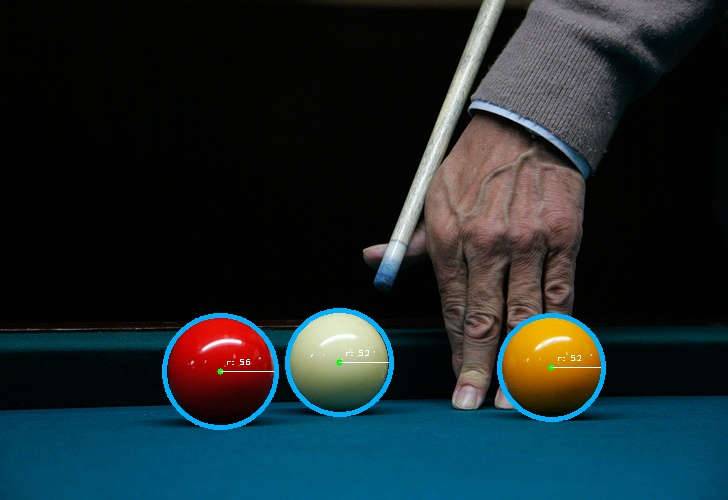
//> input picture Circles/billar90.jpg, 728 x 500 px
$ ./main billar90.jpg 100   (built with g++ and OpenCV 4)
//> lines starting //> are read from the running program, lines starting //| are printed output that depends on the picture; after the words box and inside, x2 and y2 are one past the last pixel; in counts of white or black regions, pixels touching at a corner belong together
### libs/Neighborhood.h
#ifndef __NEIGHBORHOOD_H_INCLUDED__
#define __NEIGHBORHOOD_H_INCLUDED__

#include "opencv2/opencv.hpp"

class Neighborhood {
public:
    cv::Vec3b oned_neighborhood[9];

    void push(uchar r, uchar g, uchar b, int x);
    int sum(int index);
    cv::Vec3b pixel(int index);
    Neighborhood();
};

#endif // __NEIGHBORHOOD_H_INCLUDED__

### libs/Kernel.h
#ifndef __KERNEL_H_INCLUDED__
#define __KERNEL_H_INCLUDED__

#include <iostream>
#include <vector>

#include "Coordinate.h"

class Kernel {
    private:
        Coordinate anchor;
        std::vector<std::vector<int> > kernel { {1,0,1},
                                                {-2,0,2},
                                                {1,0,1} };
    public:
        // Ctors
        Kernel(std::vector<std::vector<int> > v);
        Kernel(std::vector<std::vector<int> > v, Coordinate anchor);

        // Operators Overloads
        void operator <<=(std::vector<std::vector<int> > v);
        int operator [](Coordinate coo);

        class Proxy {
            public:
                Proxy(std::vector<int> _vector) : _vector(_vector) { }

                int operator[](int index) {
                    if(!(index >= _vector.size()))
                        return _vector[index];
                    else
                        std::cerr << "Out of Range error in Y axis: " << std::endl;
                }
            private:
                std::vector<int> _vector;
        };
        Proxy operator[](int index);

        // Bills the destroyer
        ~Kernel();

};

#endif // __KERNEL_H_INCLUDED__

### libs/Filters.h
#ifndef __FILTERS_H_INCLUDED__
#define __FILTERS_H_INCLUDED__

#include "opencv2/opencv.hpp"
#include "Coordinate.h"
#include "Kernel.h"

void ComputeMedian(int& x, int& y, cv::Mat& img, cv::Mat& out_img); // Actual filter algorithm
void MedianFilter(cv::Mat& img, cv::Mat& out_img); // Faster median algoritm

void Convolution(cv::Mat& img, cv::Mat& out_img, Kernel& kernel, int bias = 0);

#endif // __FILTERS_H_INCLUDED__

### libs/Shape.h
#ifndef __SHAPE_H_INCLUDED__
#define __SHAPE_H_INCLUDED__

#include <iostream>
#include <vector>

#include "opencv2/opencv.hpp"
#include "Coordinate.h"

class Shape {
    private:
        std::vector<Coordinate> body;
        std::string name;
        Coordinate centerOfMass;
        cv::Vec3b color;
        std::vector<Coordinate> box;
        int sumX = 0;
        int sumY = 0;
        int q = 0;
    public:
        Shape();
        Shape(std::string name);
        void addCoordinate(Coordinate point);
        void setName(std::string name);
        void setCenterOfMass(Coordinate center);
        void putValues(int sumX, int sumY, int q);
        void calculateCenter();
        Coordinate getCenterofMass();
        std::vector<Coordinate> getBoundingBox();
        std::string getName();
        std::string getID();

};
#endif // __SHAPE_H_INCLUDED__

### libs/Coordinate.h
#ifndef __COORDINATE_H_INCLUDED__
#define __COORDINATE_H_INCLUDED__

class Coordinate {
public:
    int x;
    int y;
    Coordinate(int x, int y);
    Coordinate();
};

#endif // __COORDINATE_H_INCLUDED__

### libs/Utils.cpp
#include <iostream>
#include <stack>
#include <set>
#include <map>

#include "Utils.h"
#include "Filters.h"

/// RAD = 0.017453293f (π / 180). Used to convert to radians
#define RAD 0.017453293f

std::vector<cv::Vec3b> neighbors;

/// Gets the standard deviation value of an image
// [29 lines left out: function GetStandardDeviaton, not called in this run]


/// Standard deviation algorithm
template <class T>
// [41 lines left out: functions StandardDeviation, GetMean, not called in this run]

/// Mean algorithm
template <class T>
// [325 lines left out: functions Mean, Median, SpecialReplacePixels, FloodFill, DetectDamages, DetectShapes and 2 more, not called in this run]

template <typename T>
// [229 lines left out: functions FindItem, CalcROIHistogram, CustomDetectLines, DetectLines, GetLines, DrawLines, not called in this run]

///
/// Hough Circles Transform
/// @param:
///     cv::Mat &inImg: input image
///      cv::Mat &outImg: output image
///      int threshold: [auto if not defined]
///      int minRadius: [20 if not defined],
///      int maxRadius: [250 if not defined],
///      int step : [4 if not defined]
void DetectCircles(cv::Mat &inImg, cv::Mat &outImg, int threshold, int minRadius, int maxRadius, int step)
{
    const int width = inImg.cols;
    const int height = inImg.rows;

    const int accuH = height;
    const int accuW = width;

    ///
    /// Accumulator for votes -> memory block
    /// Set to nullptr because another function will manage the accumulator (free and fill)
    /// And another function will read from it
    /// So I need it in the same scope
    unsigned int* accumulator = nullptr;

    // [(x₀, y₀), radius]
    // Go to Utils.h for the definition of circleStruct
    circleStruct circles;

    if (step <= 0)
        step = 2;

    /// Iterate
    for (int radius = minRadius; radius < maxRadius; radius = radius + step)
    {
        HoughCircleTransform(inImg.data, width, height, radius, accumulator);

        if (threshold == 0)
            threshold = 0.85 * (2.0 * (double)radius * M_PI);

        //Search the accumulator
        GetCircles(threshold, circles, radius, accumulator, accuH, accuW);

    } //.For each radius in value

    DrawCircles(outImg, circles);

    // Dealloc memory
    free(accumulator);

    std::cout << "Finished" << std::endl;
    //cv::imshow("out", outImg);
    //cv::waitKey(360000);
}

///
/// In charge of accumulating votes
// [542 lines left out: functions HoughCircleTransform, GetCircles, DrawCircles, DetectEllipses, findMaximum, DirectNeighbors, not called in this run]

### Circles/main.cpp
#include <iostream>
#include <chrono>
#include <numeric>

#include "opencv2/opencv.hpp"
#include "Utils.h"
#include "Filters.h"

using namespace std;
using namespace cv;

int main(int argc, char** argv)
{
    Mat colorImg = imread(argv[1], CV_LOAD_IMAGE_COLOR);
//> colorImg is the input picture: 500 rows x 728 cols, CV_8UC3; mean B, G, R 44.7, 41.1, 28.2
    Mat inImg = imread(argv[1], CV_LOAD_IMAGE_GRAYSCALE);
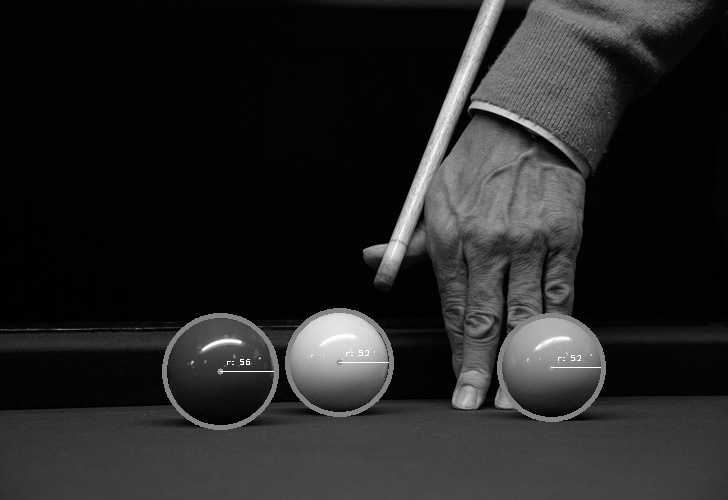
//> inImg: 500 rows x 728 cols, CV_8UC1; min 0, max 255, mean 37.6
    Mat joinImg = cv::Mat::zeros(inImg.size(), inImg.type());

    int threshold = 0;

    ///
    /// If a second parameter is given.
    /// Assume its the threshold value
    /// Note: atoi() will treat any invalid parameter as 0
    if (argc >= 3)
        threshold = atoi(argv[2]);
//> threshold = 100

    ///
    /// Create output filename
    std::string filename(argv[1]);
//> filename = "billar90.jpg"
    std::string extension = ".jpg";

    // find the last dot '.'
    size_t pos = filename.find_last_of(".");
//> pos = 8

    // make sure the poisition is valid
    if (pos != string::npos)
        extension = filename.substr(pos+1);
//> extension = "jpg"
    else
        std::cout << "Coud not find . in the string\n";

    std::string outputFileName = "detectedCircles." + extension;
//> outputFileName = "detectedCircles.jpg"

    /// Canny is way more fast than two sobel convolutions.
    /// TODO: Implement Canny detection.
    cv::blur(inImg, joinImg, cv::Size(5,5));
    cv::Canny(joinImg, joinImg, 100, 150, 3);
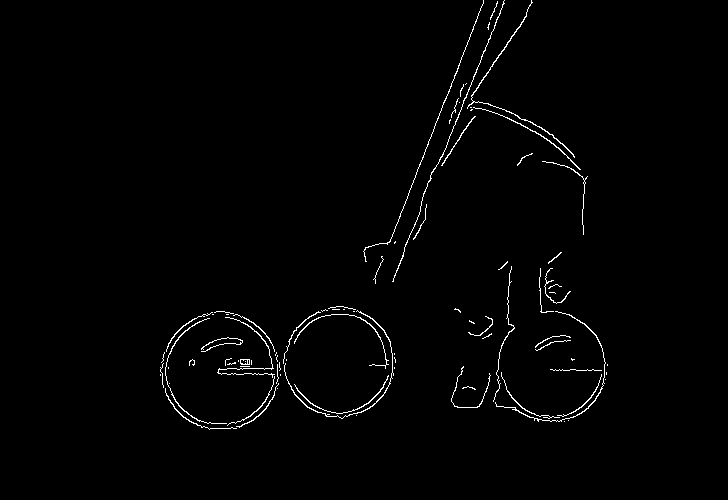
//> joinImg: 500 rows x 728 cols, CV_8UC1; 1.3% white in thin lines or dots, all inside (x1, y1, x2, y2) = (160, 0, 608, 430)

    std::chrono::steady_clock::time_point begin = std::chrono::steady_clock::now();

    ///
    /// @param:
    ///     cv::Mat &inImg: input image
    ///      cv::Mat &outImg: output image
    ///      int threshold: [auto if not defined]
    ///      int minRadius: [20 if not defined],
    ///      int maxRadius: [200 if not defined],
    ///      int step : [4 if not defined]
    DetectCircles(joinImg, colorImg, threshold);
//> (the run ends here: the program needs code that is not available in this run, at `circleStruct circles;`)

$ run again, on Circles/poolAuto.jpg
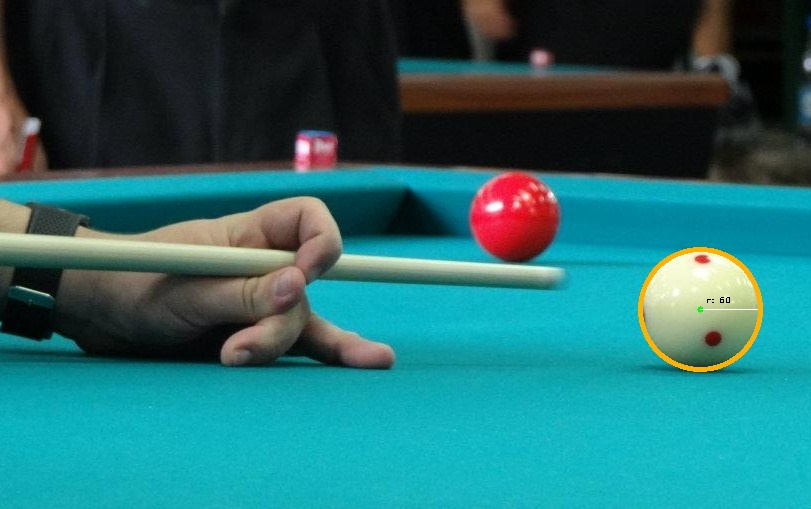
//> input picture Circles/poolAuto.jpg, 811 x 509 px
//> colorImg is the input picture: 509 rows x 811 cols, CV_8UC3; mean B, G, R 109.4, 107.2, 38.6
//> `Mat inImg = imread(argv[1], CV_LOAD_IMAGE_GRAYSCALE);`:
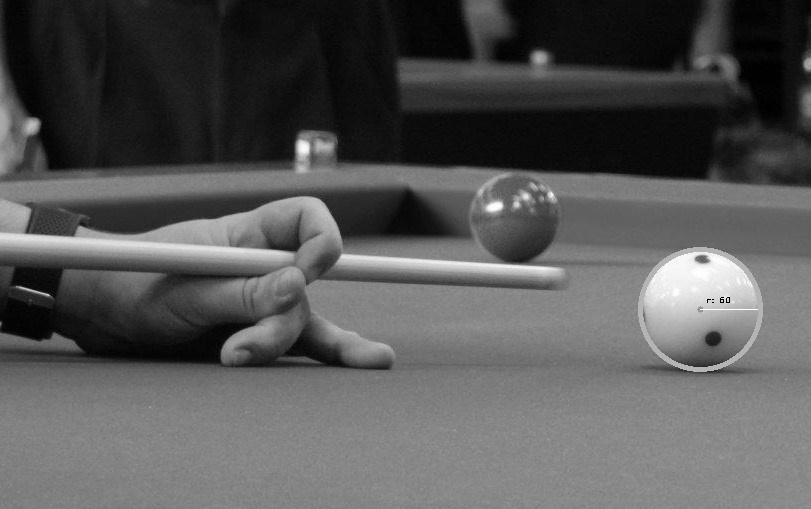
//> inImg: 509 rows x 811 cols, CV_8UC1; min 0, max 255, mean 86.9
//> threshold = 100
//> filename = "poolAuto.jpg"
//> pos = 8
//> extension = "jpg"
//> outputFileName = "detectedCircles.jpg"
//> `cv::Canny(joinImg, joinImg, 100, 150, 3);`:
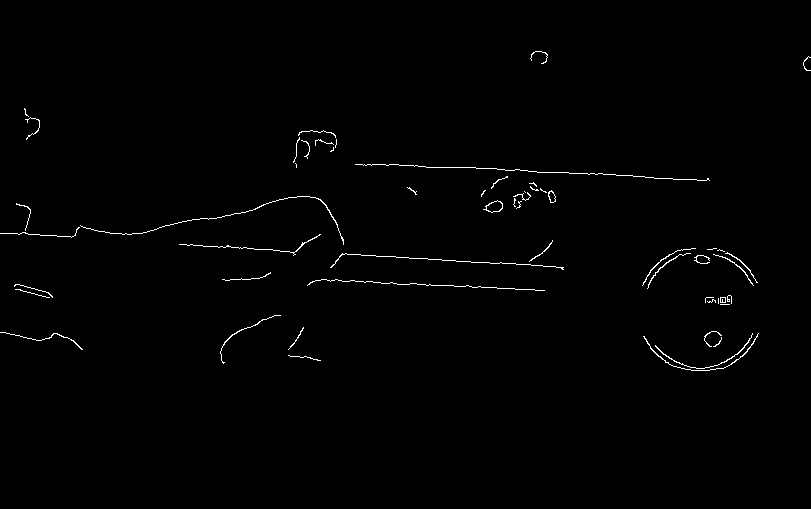
//> joinImg: 509 rows x 811 cols, CV_8UC1; 0.78% white in thin lines or dots, all inside (x1, y1, x2, y2) = (0, 51, 811, 371)
